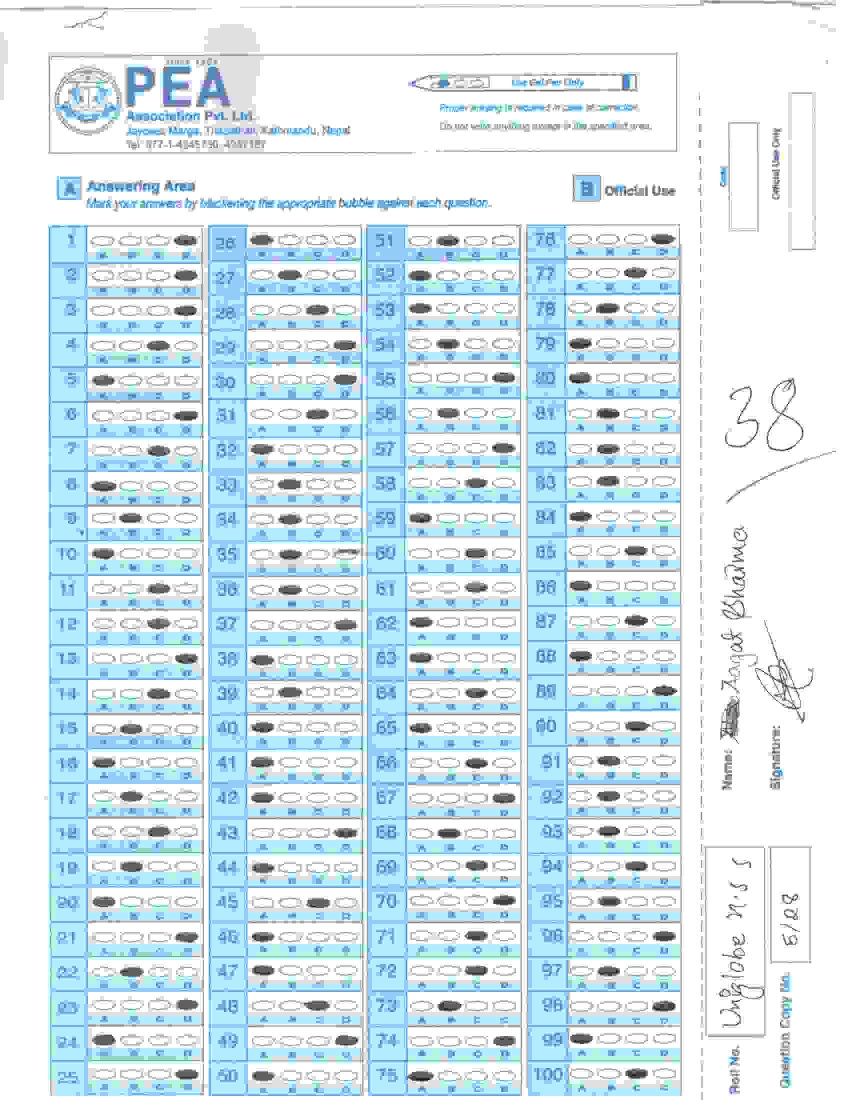
#> input picture src/functions/inputs/OMR_Files/MobileCameraBased/JE/Aagat Sharma - Copy.jpg, 1700 x 2200 px (shown at 1/2 size)
$ python -i all.py   (imports and definitions only)
#> lines starting #> are read from the running program, lines starting #| are printed output that depends on the picture
import os
import json
import numpy as np
import cv2
from time import localtime,strftime,time
import pandas as pd
from csv import QUOTE_NONNUMERIC
import re
import glob
import sys
import string
import random
import pdfkit

#imports from globals.py
OMR_INPUT_DIR ='./functions/inputs/OMR_Files/'
saveMarkedDir='./functions/outputs/CheckedOMRs/'
resultDir='./functions/outputs/Results/'
manualDir='./functions/outputs/Manual/'
errorsDir=manualDir+'ErrorFiles/'
badRollsDir=manualDir+'BadRollNosFiles/'
multiMarkedDir=manualDir+'MultiMarkedFiles/'
ERODE_SUB_OFF = 1
saveMarked = 1
showimglvl = 2
saveimglvl = 0
PRELIM_CHECKS=0
saveImgList = {}
resetpos = [0,0]
explain= 0
TEXT_SIZE=0.95
CLR_BLACK = (50,150,150)
CLR_WHITE = (250,250,250)
CLR_GRAY = (120,120,120)
# CLR_DARK_GRAY = (190,190,190)
CLR_DARK_GRAY = (90,90,90)
uniform_height = int(1231 / 1.5)
uniform_width = int(1000 / 1.5)
MIN_GAP, MIN_STD = 30, 25
MIN_JUMP = 18
MIN_PAGE_AREA = 80000
# If only not confident, take help of globalTHR
CONFIDENT_JUMP = MIN_JUMP+15
JUMP_DELTA = 30
# MIN_GAP : worst case gap of black and gray
display_height = int(480)
display_width  = int(640)
windowWidth = 1280
windowHeight = 720
filesMoved=0
filesNotMoved=0

# for positioning image windows
windowX,windowY = 0,0

Answers={
        'q1': ['A'],'q2': ['A'],'q3': ['A'],'q4': ['A'],'q5': ['A'],'q6': ['A'],'q7': ['A'],
        'q8': ['A'],'q9': ['A'],'q10': ['A'],'q11': ['A'],'q12': ['A'],'q13': ['A'],'q14': ['A'],
        'q15': ['A'],'q16': ['A'],'q17': ['A'],'q18': ['A'],'q19': ['A'],'q20': ['A'],'q21': ['A'],
        'q22': ['A'],'q23': ['A'],'q24': ['A'],'q25': ['A'],'q26': ['A'],'q27': ['A'],'q28': ['A'],
        'q29': ['A'],'q30': ['A'],'q31': ['A'],'q32': ['A'],'q33': ['A'],'q34': ['A'],'q35': ['A'],
        'q36': ['A'],'q37': ['A'],'q38': ['A'],'q39': ['A'],'q40': ['A'],'q41': ['A'],'q42': ['A'],
        'q43': ['A'],'q44': ['A'],'q45': ['A'],'q46': ['A'],'q47': ['A'],'q48': ['A'],'q49': ['A'],
        'q50': ['A'],'q51': ['A'],'q52': ['A'],'q53': ['A'],'q54': ['A'],'q55': ['A'],'q56': ['A'],
        'q57': ['A'],'q58': ['A'],'q59': ['A'],'q60': ['A'],'q61': ['A'],'q62': ['A'],'q63': ['A'],
        'q64': ['A'],'q65': ['A'],'q66': ['A'],'q67': ['A'],'q68': ['A'],'q69': ['A'],'q70': ['A'],
        'q71': ['A'],'q72': ['A'],'q73': ['A'],'q74': ['A'],'q75': ['A'],'q76': ['A'],'q77': ['A'],
        'q78': ['A'],'q79': ['A'],'q80': ['A'],'q81': ['A'],'q82': ['A'],'q83': ['A'],'q84': ['A'],
        'q85': ['A'],'q86': ['A'],'q87': ['A'],'q88': ['A'],'q89': ['A'],'q90': ['A'],'q91': ['A'],
        'q92': ['A'],'q93': ['A'],'q94': ['A'],'q95': ['A'],'q96': ['A'],'q97': ['A'],'q98': ['A'],
        'q99': ['A'],'q100': ['A'],
        }

Sections = {
    #"MM":5
    'Custom':{
        'ques':[1, 2, 3, 4, 5, 6, 7, 8, 9, 10, 11, 12, 13, 14, 15, 16, 17, 18, 19, 20,
         21, 22, 23, 24, 25, 26, 27, 28, 29, 30, 31, 32, 33, 34, 35, 36, 37, 38, 39, 40, 41, 42, 43,
         44, 45, 46, 47, 48, 49, 50, 51, 52, 53, 54, 55, 56, 57, 58, 59, 60, 61, 62, 63, 64, 65, 66,
         67, 68, 69, 70, 71, 72, 73, 74, 75, 76, 77, 78, 79, 80, 81, 82, 83, 84, 85, 86, 87, 88, 89,
         90, 91, 92, 93, 94, 95, 96, 97, 98, 99, 100],
         'marks':1
         }

}
#end imports from globals.py

#imports from template.py

qtype_data = {
    'QTYPE_MED':{
        'vals' : ['E','H'],
        'orient':'V'
    },
    'QTYPE_ROLL':{
        'vals':range(10),
        'orient':'V'
    },
    'QTYPE_INT':{
        'vals':range(10),
        'orient':'V'
    },
    'QTYPE_MCQ4':{
        'vals' : ['A','B','C','D'],
        'orient':'H'
    },
    'QTYPE_MCQ5':{
        'vals' : ['A','B','C','D','E'],
        'orient':'H'
    },
    # Add custom question types here-
    # ,
    # 'QTYPE_MCQ_COL_5A':{'vals' : ['A']*5, 'orient':'V'},
    # 'QTYPE_MCQ_COL_5B':{'vals' : ['B']*5, 'orient':'V'},
    # 'QTYPE_MCQ_COL_5C':{'vals' : ['C']*5, 'orient':'V'},
    # 'QTYPE_MCQ_COL_5D':{'vals' : ['D']*5, 'orient':'V'},
    # 'QTYPE_MCQ_COL_4A':{'vals' : ['A']*4, 'orient':'V'},
    # 'QTYPE_MCQ_COL_4B':{'vals' : ['B']*4, 'orient':'V'},
    # 'QTYPE_MCQ_COL_4C':{'vals' : ['C']*4, 'orient':'V'},
    # 'QTYPE_MCQ_COL_4D':{'vals' : ['D']*4, 'orient':'V'},
}

class Pt():
    # [6 lines left out: function __init__, not called in this run]


class QBlock():
    # [86 lines left out: functions __init__, genQBlock, genGrid, not called in this run]


class Template():
    def __init__(self, jsonObj):
        self.QBlocks = []
        self.dims = jsonObj["Dimensions"]
        self.bubbleDims = jsonObj["BubbleDimensions"]
        self.concats = jsonObj["Concatenations"]
        self.singles = jsonObj["Singles"]

    def addQBlocks(self, key, rect):
        assert(self.bubbleDims != [-1, -1])
        self.QBlocks += genGrid(self.bubbleDims, key, **rect,**qtype_data[rect['qType']])


# [7 lines left out: function read_template, not called in this run]

templJSON={}
TEMPLATE_FILE = "./functions/inputs"+"/template.json";
# [8 lines not run here, left out]

TEMPLATES={}

# [1 line that did not run here, left out]
# [28 lines not run here, left out]

def saveImg(path, final_marked):
    cv2.imwrite(path,final_marked)

# [4 lines left out: function waitQ, not called in this run]

#not sure why following 2 functions are here!
def resetSaveImg(key):
    global saveImgList
    saveImgList[key] = []

def appendSaveImg(key,img):
    if(saveimglvl >= int(key)):
        global saveImgList
        if(key not in saveImgList):
            saveImgList[key] = []
        saveImgList[key].append(img.copy())

def normalize_util(img, alpha=0, beta=255):
    return cv2.normalize(img, alpha, beta, norm_type=cv2.NORM_MINMAX)

def resize_util(img, u_width, u_height=None):
    if u_height == None:
        h,w=img.shape[:2]
        u_height = int(h*u_width/w)
    return cv2.resize(img,(u_width,u_height))

# [51 lines left out: functions resize_util_h, show, saveOrShowStacks, not called in this run]


clahe = cv2.createCLAHE(clipLimit=5.0, tileGridSize=(8,8))

def getROI(image, filename = None, noCropping=False, noMarkers=True):
    global clahe, marker_eroded_sub
    for i in range(saveimglvl):
        resetSaveImg(i+1)

    appendSaveImg(1,image)
    img = image.copy()
    img = cv2.GaussianBlur(img,(3,3),0)
    image_norm = normalize_util(img);

    image_norm = resize_util(image_norm, uniform_width, uniform_height)
    image = resize_util(image, uniform_width, uniform_height)
    appendSaveImg(1,image_norm)

    if(noMarkers == True):
        return image_norm
    else:
        image_eroded_sub = normalize_util(image_norm) if ERODE_SUB_OFF else normalize_util(image_norm - cv2.erode(image_norm, kernel=np.ones((5,5)),iterations=5))
        quads = {}
        h1, w1 = image_eroded_sub.shape[:2]
        midh,midw = h1//3, w1//2
        origins=[[0,0],[midw,0],[0,midh],[midw,midh]]
        quads[0]=image_eroded_sub[0:midh,0:midw];
        quads[1]=image_eroded_sub[0:midh,midw:w1];
        quads[2]=image_eroded_sub[midh:h1,0:midw];
        quads[3]=image_eroded_sub[midh:h1,midw:w1];

        # Draw Quadlines
        image_eroded_sub[ : , midw:midw+2] = 255
        image_eroded_sub[ midh:midh+2, : ] = 255


        best_scale, allMaxT = getBestMatch(image_eroded_sub)
        if(best_scale == None):
            # TODO: Plot and see performance of markerscaleRange

            return None

        templ = imutils.resize(marker if ERODE_SUB_OFF else marker_eroded_sub, height = int(marker_eroded_sub.shape[0]*best_scale))
        h,w=templ.shape[:2]
        centres = []
        sumT, maxT = 0, 0
        for k in range(0,4):
            res = cv2.matchTemplate(quads[k],templ,cv2.TM_CCOEFF_NORMED)
            maxT = res.max()
            if(maxT < thresholdCircle or abs(allMaxT-maxT) >= thresholdVar):
                # Warning - code will stop in the middle. Keep Threshold low to avoid.
                if(showimglvl>=1):
                    pass
                    #show("no_pts_"+filename,image_eroded_sub,0)
                    #show("res_Q"+str(k+1),res,1)
                return None

            pt=np.argwhere(res==maxT)[0];
            pt = [pt[1],pt[0]]
            pt[0]+=origins[k][0]
            pt[1]+=origins[k][1]
            image_norm = cv2.rectangle(image_norm,tuple(pt),(pt[0]+w,pt[1]+h),(150,150,150),2)
            # display:
            image_eroded_sub = cv2.rectangle(image_eroded_sub,tuple(pt),(pt[0]+w,pt[1]+h),(50,50,50) if ERODE_SUB_OFF else (155,155,155), 4)
            centres.append([pt[0]+w/2,pt[1]+h/2])
            sumT += maxT
        # analysis data
        thresholdCircles.append(sumT/4)

        image_norm = four_point_transform(image_norm, np.array(centres))
        # appendSaveImg(1,image_eroded_sub)
        # appendSaveImg(1,image_norm)

        appendSaveImg(2,image_eroded_sub)
        # res = cv2.matchTemplate(image_eroded_sub,templ,cv2.TM_CCOEFF_NORMED)
        # res[ : , midw:midw+2] = 255
        # res[ midh:midh+2, : ] = 255
        # show("Markers Matching",res)
        if(showimglvl>=2 and showimglvl < 4):
            image_eroded_sub = resize_util_h(image_eroded_sub, image_norm.shape[0])
            image = resize_util_h(image, image_norm.shape[0])
            image_eroded_sub[:,-5:] = 0
            h_stack = np.hstack((image,image_eroded_sub, image_norm))
            #show("Warped: "+filename,resize_util(h_stack,int(display_width*1.6)),0,0,[0,0])
        return image_norm

# [93 lines left out: functions drawTemplateLayout, getGlobalThreshold, getLocalThreshold, not called in this run]


def readResponse(image,name,savedir=None,autoAlign=False):
    global clahe
    TEMPLATE = TEMPLATES
    try:
        img = image.copy()
        origDim = img.shape[:2]
        img = resize_util(img,TEMPLATE.dims[0],TEMPLATE.dims[1])
        if(img.max()>img.min()):
            img = normalize_util(img)
        transp_layer = img.copy()
        final_marked = img.copy()

        morph = img.copy()
        appendSaveImg(3,morph)

        if(autoAlign==True):
            morph = clahe.apply(morph)
            appendSaveImg(3,morph)
            morph = adjust_gamma(morph,GAMMA_LOW)
            ret, morph = cv2.threshold(morph,220,220,cv2.THRESH_TRUNC)
            morph = normalize_util(morph)
            appendSaveImg(3,morph)
            if(showimglvl>=4):
                show("morph1",morph,0,1)

        alpha = 0.65
        alpha1 = 0.55

        boxW,boxH = TEMPLATE.bubbleDims
        lang = ['E','H']
        OMRresponse={}

        multimarked,multiroll=0,0

        blackVals=[0]
        whiteVals=[255]

        if(showimglvl>=5):
            allCBoxvals={"Int":[],"Mcq":[]}#"QTYPE_ROLL":[]}#,"QTYPE_MED":[]}
            qNums={"Int":[],"Mcq":[]}#,"QTYPE_ROLL":[]}#,"QTYPE_MED":[]}


        if(autoAlign == True):
            v_kernel = cv2.getStructuringElement(cv2.MORPH_RECT, (2, 10))
            morph_v = cv2.morphologyEx(morph, cv2.MORPH_OPEN, v_kernel, iterations=3)
            ret, morph_v = cv2.threshold(morph_v,200,200,cv2.THRESH_TRUNC)
            morph_v = 255 - normalize_util(morph_v)

            if(showimglvl>=3):
                show("morphed_vertical",morph_v,0,1)

            appendSaveImg(3,morph_v)

            morphTHR = 60
            _, morph_v = cv2.threshold(morph_v,morphTHR,255,cv2.THRESH_BINARY)
            morph_v = cv2.erode(morph_v,  np.ones((5,5),np.uint8), iterations = 2)

            appendSaveImg(3,morph_v)
            if(showimglvl>=3):
                show("morph_thr_eroded", morph_v, 0, 1)


            appendSaveImg(6,morph_v)

            for QBlock in TEMPLATE.QBlocks:
                s,d = QBlock.orig, QBlock.dims
                ALIGN_STRIDE, MATCH_COL, ALIGN_STEPS = 1, 5, int(boxW * 2 / 3)
                shift, steps = 0, 0
                THK = 3
                while steps < ALIGN_STEPS:
                    L = np.mean(morph_v[s[1]:s[1]+d[1],s[0]+shift-THK:-THK+s[0]+shift+MATCH_COL])
                    R = np.mean(morph_v[s[1]:s[1]+d[1],s[0]+shift-MATCH_COL+d[0]+THK:THK+s[0]+shift+d[0]])

                    # For demonstration purposes-
                    if(QBlock.key=="Int1"):
                        ret = morph_v.copy()
                        cv2.rectangle(ret,(s[0]+shift-THK,s[1]),(s[0]+shift+THK+d[0],s[1]+d[1]),CLR_WHITE,3)
                        appendSaveImg(6,ret)
                    LW,RW= L > 100, R > 100
                    if(LW):
                        if(RW):
                            break
                        else:
                            shift -= ALIGN_STRIDE
                    else:
                        if(RW):
                            shift += ALIGN_STRIDE
                        else:
                            break
                    steps += 1

                QBlock.shift = shift

        final_align = None
        if(showimglvl>=2):
            initial_align = drawTemplateLayout(img, TEMPLATE, shifted=False)
            final_align = drawTemplateLayout(img, TEMPLATE, shifted=True, draw_qvals=True)
            # appendSaveImg(4,mean_vals)
            appendSaveImg(2,initial_align)
            appendSaveImg(2,final_align)
            appendSaveImg(5,img)
            if(autoAlign == True):
                final_align = np.hstack((initial_align, final_align))

        # Get mean vals n other stats
        allQVals, allQStripArrs, allQStdVals =[], [], []
        totalQStripNo = 0
        for QBlock in TEMPLATE.QBlocks:
            QStdVals=[]
            for qStrip, qBoxPts in QBlock.traverse_pts:
                QStripvals = []
                for pt in qBoxPts:
                    # shifted
                    x,y = (pt.x + QBlock.shift,pt.y)
                    rect = [y,y+boxH,x,x+boxW]
                    QStripvals.append(cv2.mean(img[  rect[0]:rect[1] , rect[2]:rect[3] ])[0])
                QStdVals.append(round(np.std(QStripvals),2))
                allQStripArrs.append(QStripvals)
                allQVals.extend(QStripvals)
                totalQStripNo+=1
            allQStdVals.extend(QStdVals)
        globalStdTHR, jstd_low, jstd_high = getGlobalThreshold(allQStdVals)#, "Q-wise Std-dev Plot", plotShow=True, sortInPlot=True)
        globalTHR, j_low, j_high = getGlobalThreshold(allQVals)#, "Mean Intensity Histogram", plotShow=True, sortInPlot=True)


        perOMRThresholdAvg, totalQStripNo, totalQBoxNo = 0, 0, 0
        for QBlock in TEMPLATE.QBlocks:
            blockQStripNo = 1 # start from 1 is fine here
            shift=QBlock.shift
            s,d = QBlock.orig, QBlock.dims
            key = QBlock.key[:3]
            # cv2.rectangle(final_marked,(s[0]+shift,s[1]),(s[0]+shift+d[0],s[1]+d[1]),CLR_BLACK,3)
            for qStrip, qBoxPts in QBlock.traverse_pts:
                # All Black or All White case
                noOutliers = allQStdVals[totalQStripNo] < globalStdTHR
                perQStripThreshold = getLocalThreshold(qBoxPts[0].qNo, allQStripArrs[totalQStripNo],
                    globalTHR, noOutliers,
                    "Mean Intensity Histogram for "+ key +"."+ qBoxPts[0].qNo+'.'+str(blockQStripNo),
                    showimglvl>=6)
                perOMRThresholdAvg += perQStripThreshold

                for pt in qBoxPts:
                    x,y = (pt.x + QBlock.shift,pt.y)
                    boxval0 = allQVals[totalQBoxNo]
                    detected = perQStripThreshold > boxval0
                    if (detected):
                        cv2.rectangle(final_marked,(int(x+boxW/12),int(y+boxH/12)),(int(x+boxW-boxW/12),int(y+boxH-boxH/12)), CLR_DARK_GRAY, 3)
                    else:
                        cv2.rectangle(final_marked,(int(x+boxW/10),int(y+boxH/10)),(int(x+boxW-boxW/10),int(y+boxH-boxH/10)), CLR_GRAY,-1)


                    # TODO Make this part useful! (Abstract visualizer to check status)
                    if (detected):
                        q, val = pt.qNo, str(pt.val)
                        cv2.putText(final_marked,val,(x,y),cv2.FONT_HERSHEY_SIMPLEX, TEXT_SIZE,(20,20,10),int(1+3.5*TEXT_SIZE))
                        # Only send rolls multi-marked in the directory
                        multimarkedL = q in OMRresponse
                        multimarked = multimarkedL or multimarked
                        OMRresponse[q] = (OMRresponse[q] + val) if multimarkedL else val
                        multiroll = multimarkedL and 'roll' in str(q)
                        blackVals.append(boxval0)
                    else:
                        whiteVals.append(boxval0)

                    totalQBoxNo+=1
                    # /for qBoxPts
                # /for qStrip

                if( showimglvl>=5):
                    if(key in allCBoxvals):
                        qNums[key].append(key[:2]+'_c'+str(blockQStripNo))
                        allCBoxvals[key].append(allQStripArrs[totalQStripNo])

                blockQStripNo += 1
                totalQStripNo += 1
            # /for QBlock
        if(totalQStripNo==0):
            exit(7)
        perOMRThresholdAvg /= totalQStripNo
        perOMRThresholdAvg = round(perOMRThresholdAvg,2)
        # Translucent
        cv2.addWeighted(final_marked,alpha,transp_layer,1-alpha,0,final_marked)
        # Box types
        if( showimglvl>=5):
            # plt.draw()
            f, axes = plt.subplots(len(allCBoxvals),sharey=True)
            f.canvas.set_window_title(name)
            ctr=0
            typeName={"Int":"Integer","Mcq":"MCQ","Med":"MED","Rol":"Roll"}
            for k,boxvals in allCBoxvals.items():
                axes[ctr].title.set_text(typeName[k]+" Type")
                axes[ctr].boxplot(boxvals)
                # thrline=axes[ctr].axhline(perOMRThresholdAvg,color='red',ls='--')
                # thrline.set_label("Average THR")
                axes[ctr].set_ylabel("Intensity")
                axes[ctr].set_xticklabels(qNums[k])
                # axes[ctr].legend()
                ctr+=1
            # imshow will do the waiting
            plt.tight_layout(pad=0.5)
            plt.show()

        if(showimglvl>=3 and final_align is not None):
            final_align = resize_util_h(final_align,int(display_height))
            show("Template Alignment Adjustment", final_align, 0, 0)# [final_align.shape[1],0])

        # TODO: refactor "type(savedir) != type(None) "
        if (saveMarked and type(savedir) != type(None) ):
            if(multiroll):
                savedir = savedir+'_MULTI_/'
            saveImg(savedir+name, final_marked)

        if(showimglvl>=1):
            # final_align = resize_util_h(final_align,int(display_height))
            # show("Final Alignment : "+name,final_align,0,0)
            show("Final Marked Bubbles : "+name,resize_util_h(final_marked,int(display_height*1.3)),1,1)

        appendSaveImg(2,final_marked)

        # saveImgList[3] = [hist, final_marked]

        for i in range(saveimglvl):
            saveOrShowStacks(i+1, name, savedir)

        return OMRresponse,final_marked,multimarked,multiroll

    except Exception as e:
        exc_type, exc_obj, exc_tb = sys.exc_info()
        fname = os.path.split(exc_tb.tb_frame.f_code.co_filename)[1]


#end imports from utils.py


#imports from main.py
# [27 lines left out: functions move, processOMR, not called in this run]

def report(Status,streak,scheme,qNo,marked,ans,prevmarks,currmarks,marks):
    pass

# [150 lines left out: functions evaluate, xl2pdf, not called in this run]


#reading answer_key
def fromImage(imgPath):
    inOMR = cv2.imread(imgPath, cv2.IMREAD_GRAYSCALE)
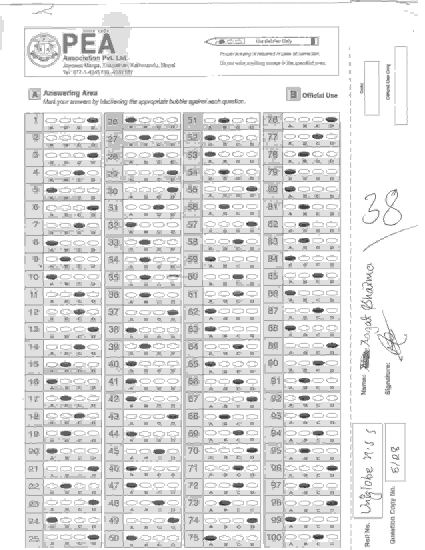
#> inOMR: shape (2200, 1700) (shown at 1/4 size); min 0, max 255, mean 228.5
    OMRcrop = getROI(inOMR, noCropping=args["noCropping"], noMarkers=args["noMarkers"])
#> in resize_util, `return cv2.resize(img,(u_width,u_height))`:
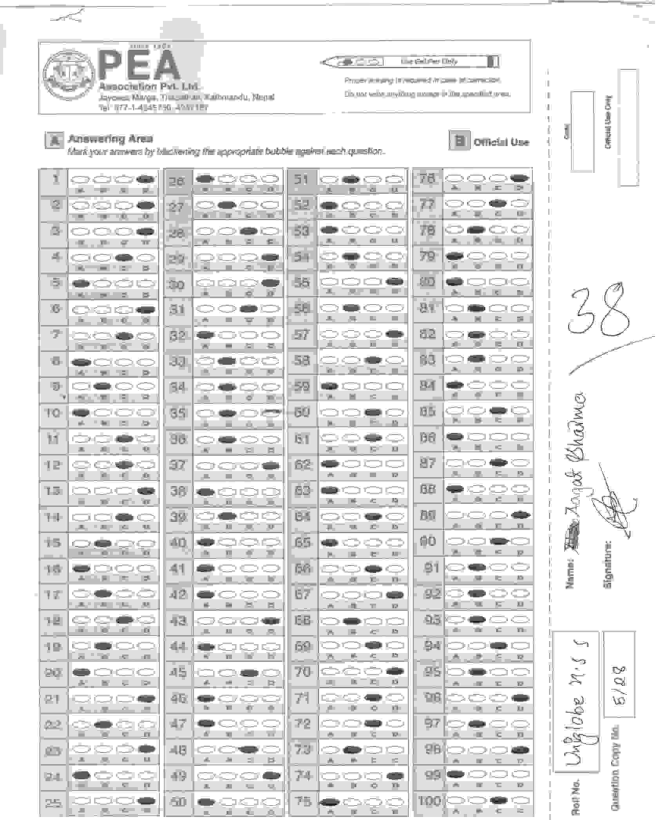
#> returned value: shape (820, 666); min 7, max 255, mean 227.6
    if(OMRcrop is None):
        return "wrong file"
    OMRresponseDict, final_marked, MultiMarked, multiroll = readResponse(OMRcrop,name = imgPath.split('/')[-1], autoAlign=args["autoAlign"])
    #mainDict = {}
    #for k, v in OMRresponseDict.items():
    #    mainDict[k] = [v, str(answers['data'][int(k[1:])-1][1]),str(answers['data'][int(k[1:])-1][2]), str(answers['data'][int(k[1:])-1][3])]
    return OMRresponseDict#mainDict

#reading answer_key
# [21 lines left out: functions extractAnswers, getRanks, not called in this run]


#main function called by external application
args = {"noCropping":True, "noMarkers":True, "autoAlign":False, "setLayout":False}

# [107 lines left out: function main, not called in this run]

#> (the run stopped early here; a loop or call above may not have finished)

$ run again, on src/functions/inputs old/omr_marker.jpg
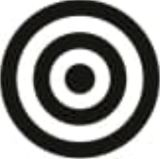
#> input picture src/functions/inputs old/omr_marker.jpg, 160 x 159 px
#> in resize_util, `return cv2.resize(img,(u_width,u_height))`:
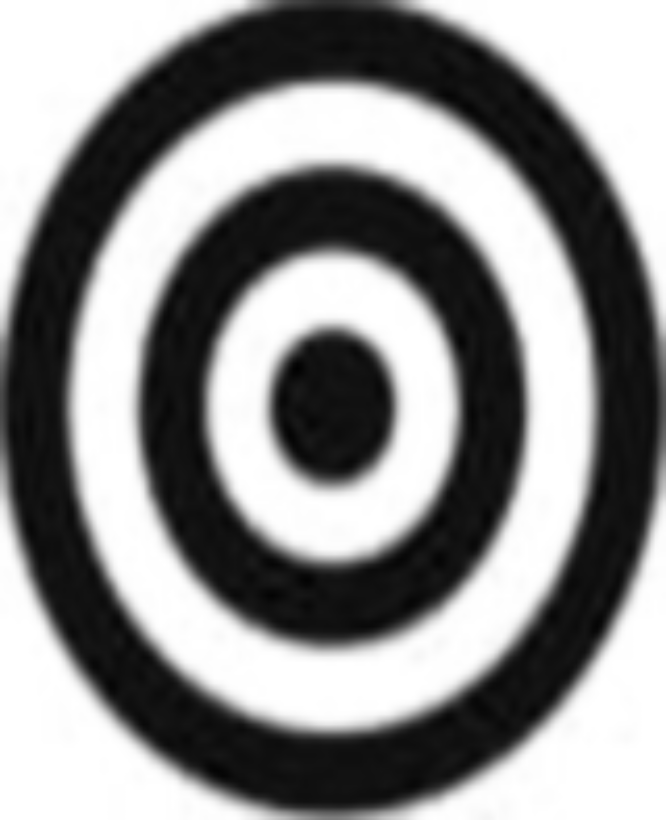
#> returned value: shape (820, 666); min 0, max 255, mean 141.3
